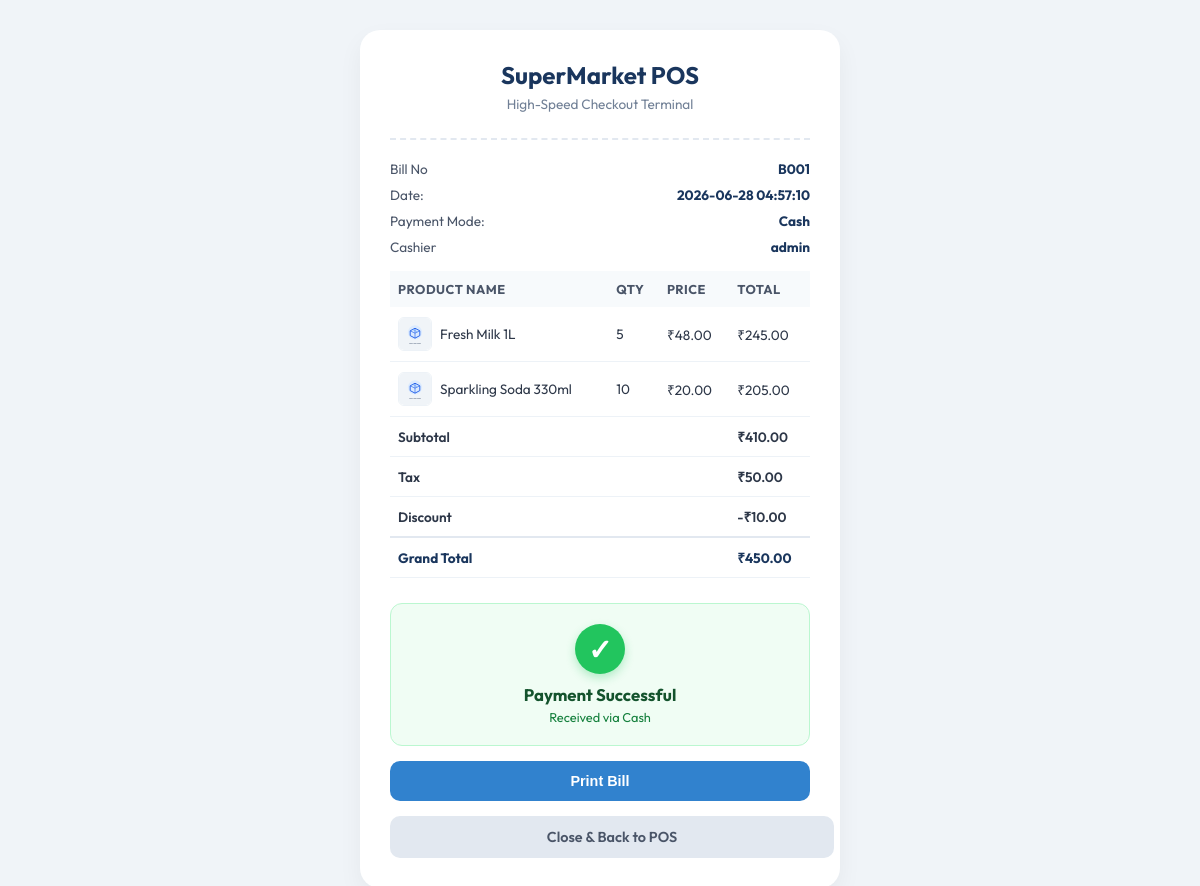
The page /pos/receipt/1 (signed in) on the database as committed earlier.
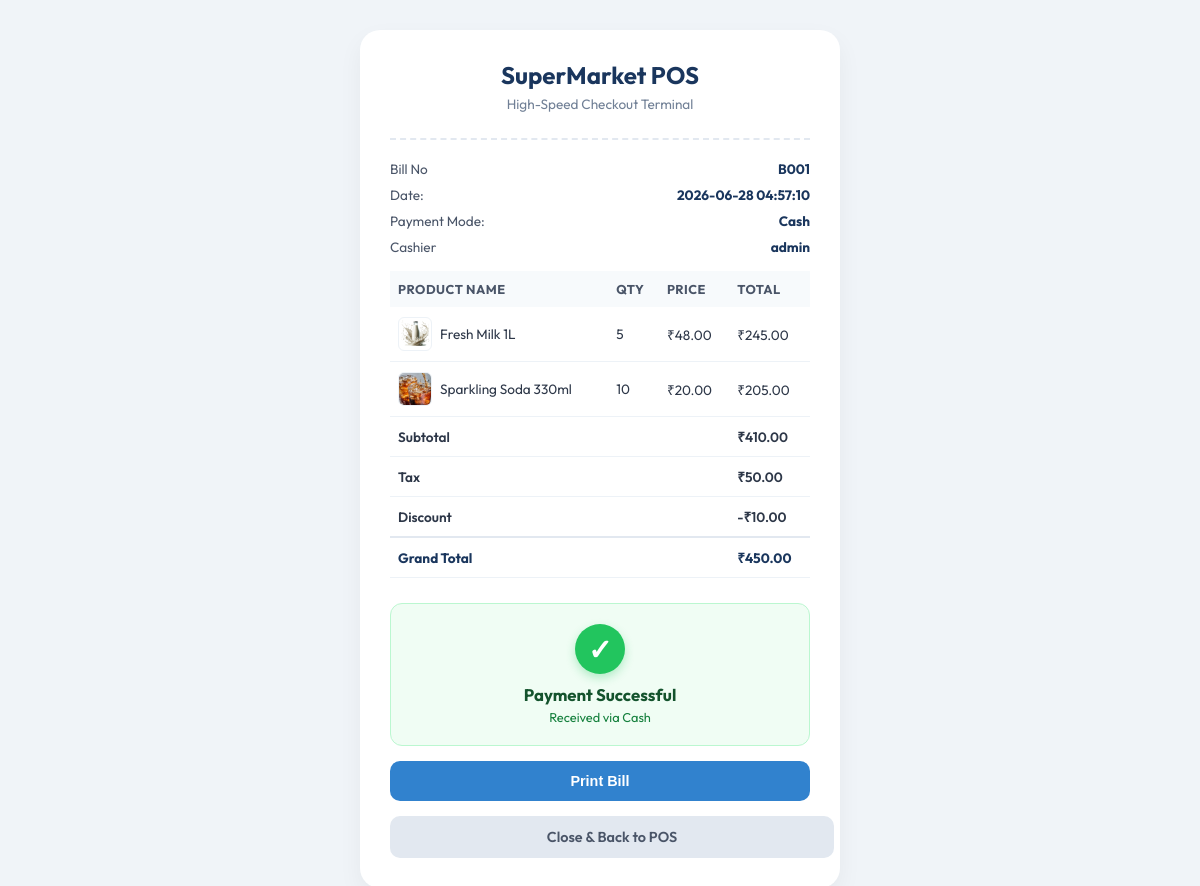
The same page on the database as committed later.
### tables this page shows
CREATE TABLE bill_items (
    id INTEGER PRIMARY KEY AUTOINCREMENT,
    bill_id INTEGER NOT NULL,
    product_id INTEGER,
    quantity INTEGER NOT NULL CHECK(quantity > 0),
    purchase_price REAL NOT NULL,
    selling_price REAL NOT NULL,
    discount_amount REAL DEFAULT 0.0,
    tax_amount REAL DEFAULT 0.0,
    total_amount REAL NOT NULL,
    FOREIGN KEY (bill_id) REFERENCES bills(id) ON DELETE CASCADE,
    FOREIGN KEY (product_id) REFERENCES products(id) ON DELETE SET NULL
);

CREATE TABLE products (
    id INTEGER PRIMARY KEY AUTOINCREMENT,
    name TEXT NOT NULL,
    sku TEXT UNIQUE NOT NULL,
    barcode TEXT UNIQUE,
    category_id INTEGER,
    supplier_id INTEGER,
    brand TEXT,
    purchase_price REAL NOT NULL,
    selling_price REAL NOT NULL,
    discount REAL DEFAULT 0.0,
    gst_rate REAL DEFAULT 0.0,
    hsn_code TEXT,
    expiry_date DATE,
    stock_quantity INTEGER DEFAULT 0,
    min_stock INTEGER DEFAULT 5,
    image_path TEXT,
    status TEXT CHECK(status IN ('active', 'inactive')) DEFAULT 'active',
    created_at TIMESTAMP DEFAULT CURRENT_TIMESTAMP,
    FOREIGN KEY (category_id) REFERENCES categories(id) ON DELETE SET NULL,
    FOREIGN KEY (supplier_id) REFERENCES suppliers(id) ON DELETE SET NULL
);

### app/views/pos_routes.py (the view, shortened to what this page needs)
@pos_bp.route('/receipt/<int:bill_id>')
@login_required
def receipt(bill_id):
    bill = query_db("SELECT * FROM bills WHERE id = ?", (bill_id,), one=True)
    items = query_db("SELECT bi.*, p.name as product_name, p.image_path as product_image_path FROM bill_items bi JOIN products p ON bi.product_id = p.id WHERE bill_id = ?", (bill_id,))
    if not bill:
        flash('Bill not found.', 'danger')
        return redirect(url_for('pos.index'))
    qr_data_uri = None
    currency_row = query_db("SELECT value FROM settings WHERE key='currency'", one=True)
    currency = currency_row['value'] if currency_row else '₹'
    return render_template('receipt.html', bill=bill, items=items, qr_data_uri=qr_data_uri, currency=currency)

### app/controllers/auth_controller.py (called while the page is built)
    @staticmethod
    def check_logged_in():
        if 'user_id' not in session:
            return None
        user = User.get_by_id(session['user_id'])
        if not user or user.status != 'active':
            session.clear()
            return None
        return user

### app/models/database.py (called while the page is built)
def get_db():
    if 'db' not in g:
        db_path = current_app.config['DATABASE']
        g.db = sqlite3.connect(db_path, check_same_thread=False)
        g.db.row_factory = sqlite3.Row
        g.db.execute("PRAGMA foreign_keys = ON;")
    return g.db

def query_db(query, args=(), one=False):
    db = get_db()
    cur = db.execute(query, args)
    rv = cur.fetchall()
    cur.close()
    if rv:
        return (dict(rv[0]) if one else [dict(r) for r in rv])
    return (None if one else [])

### app/models/user.py (called while the page is built)
    @classmethod
    def get_by_id(cls, user_id):
        row = query_db("SELECT * FROM users WHERE id = ?", (user_id,), one=True)
        return cls.from_row(row)

### app/templates/receipt.html (shortened to what the changed rows need)
<!DOCTYPE html>
<html lang="en">
<head>
</head>
<body>
    <div class="receipt-container">
        <div class="header">
            <h1 data-i18n="supermarket_pos">SuperMarket POS</h1>
        </div>
        <table>
            <thead>
                <tr>
                    <th data-i18n="product_name">Item</th>
                    <th data-i18n="qty">Qty</th>
                    <th data-i18n="price">Price</th>
                    <th data-i18n="total">Total</th>
                </tr>
            </thead>
            <tbody>
                {% for item in items %}
                <tr>
                    <td>
                        <div style="display: flex; align-items: center; gap: 8px;">
                            <img src="{{ url_for('static', filename=item['product_image_path'] if item['product_image_path'] else 'images/placeholder.svg') }}"
                                 alt="{{ item['product_name'] }}"
                                 style="width: 32px; height: 32px; border-radius: 6px; object-fit: cover; border: 1px solid #edf2f7; flex-shrink: 0;" />
                            <span>{{ item['product_name'] }}</span>
                        </div>
                    </td>
                    <td>{{ item['quantity'] }}</td>
                    <td>{{ currency }}{{ '{:.2f}'.format(item['selling_price']) }}</td>
                    <td>{{ currency }}{{ '{:.2f}'.format(item['total_amount']) }}</td>
                </tr>
                {% endfor %}
            </tbody>
        </table>
    </div>
</body>
</html>

Rows that differ between the two databases and show on the page:
changed through a linked row, bill_items "Fresh Milk 1L": image_path: picture added in place of a placeholder
changed through a linked row, bill_items "Sparkling Soda 330ml": image_path: picture added in place of a placeholder
